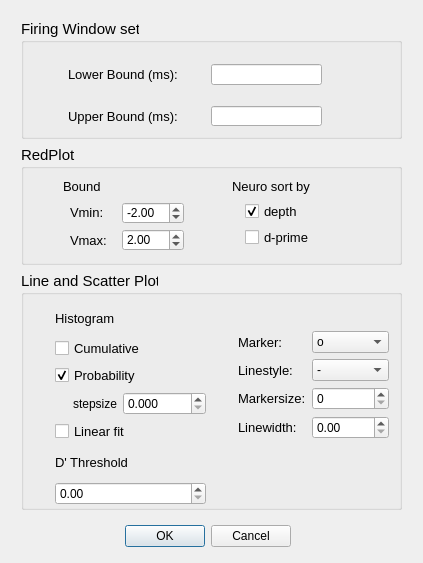
<?xml version="1.0" encoding="UTF-8"?>
<ui version="4.0">
 <class>Dialog</class>
 <widget class="QDialog" name="Dialog">
  <property name="geometry">
   <rect>
    <x>0</x>
    <y>0</y>
    <width>423</width>
    <height>563</height>
   </rect>
  </property>
  <property name="windowTitle">
   <string>Set FOBSC params</string>
  </property>
  <widget class="QDialogButtonBox" name="buttonBox">
   <property name="geometry">
    <rect>
     <x>120</x>
     <y>520</y>
     <width>171</width>
     <height>32</height>
    </rect>
   </property>
   <property name="orientation">
    <enum>Qt::Horizontal</enum>
   </property>
   <property name="standardButtons">
    <set>QDialogButtonBox::Cancel|QDialogButtonBox::Ok</set>
   </property>
  </widget>
  <widget class="QWidget" name="verticalLayoutWidget">
   <property name="geometry">
    <rect>
     <x>21</x>
     <y>19</y>
     <width>381</width>
     <height>491</height>
    </rect>
   </property>
   <layout class="QVBoxLayout" name="verticalLayout" stretch="1,1,2">
    <item>
     <widget class="QGroupBox" name="groupBox">
      <property name="font">
       <font>
        <family>Microsoft YaHei UI</family>
        <pointsize>11</pointsize>
        <weight>50</weight>
        <bold>false</bold>
       </font>
      </property>
      <property name="title">
       <string>Firing Window set</string>
      </property>
      <widget class="QLabel" name="label">
       <property name="geometry">
        <rect>
         <x>47</x>
         <y>45</y>
         <width>141</width>
         <height>20</height>
        </rect>
       </property>
       <property name="font">
        <font>
         <pointsize>10</pointsize>
        </font>
       </property>
       <property name="text">
        <string>Lower Bound (ms):</string>
       </property>
      </widget>
      <widget class="QLineEdit" name="lower_bound_edit">
       <property name="geometry">
        <rect>
         <x>190</x>
         <y>45</y>
         <width>111</width>
         <height>21</height>
        </rect>
       </property>
      </widget>
      <widget class="QLabel" name="label_2">
       <property name="geometry">
        <rect>
         <x>47</x>
         <y>87</y>
         <width>141</width>
         <height>20</height>
        </rect>
       </property>
       <property name="font">
        <font>
         <pointsize>10</pointsize>
        </font>
       </property>
       <property name="text">
        <string>Upper Bound (ms):</string>
       </property>
      </widget>
      <widget class="QLineEdit" name="upper_bound_edit">
       <property name="geometry">
        <rect>
         <x>190</x>
         <y>87</y>
         <width>111</width>
         <height>20</height>
        </rect>
       </property>
      </widget>
     </widget>
    </item>
    <item>
     <widget class="QGroupBox" name="groupBox_2">
      <property name="font">
       <font>
        <family>Microsoft YaHei UI</family>
        <pointsize>11</pointsize>
       </font>
      </property>
      <property name="title">
       <string>RedPlot</string>
      </property>
      <widget class="QLabel" name="label_3">
       <property name="geometry">
        <rect>
         <x>49</x>
         <y>61</y>
         <width>54</width>
         <height>12</height>
        </rect>
       </property>
       <property name="font">
        <font>
         <pointsize>10</pointsize>
        </font>
       </property>
       <property name="text">
        <string>Vmin:</string>
       </property>
      </widget>
      <widget class="QLabel" name="label_4">
       <property name="geometry">
        <rect>
         <x>49</x>
         <y>89</y>
         <width>54</width>
         <height>12</height>
        </rect>
       </property>
       <property name="font">
        <font>
         <pointsize>10</pointsize>
        </font>
       </property>
       <property name="text">
        <string>Vmax:</string>
       </property>
      </widget>
      <widget class="QLabel" name="label_5">
       <property name="geometry">
        <rect>
         <x>211</x>
         <y>31</y>
         <width>101</width>
         <height>21</height>
        </rect>
       </property>
       <property name="font">
        <font>
         <pointsize>10</pointsize>
        </font>
       </property>
       <property name="text">
        <string>Neuro sort by</string>
       </property>
      </widget>
      <widget class="QLabel" name="label_6">
       <property name="geometry">
        <rect>
         <x>42</x>
         <y>33</y>
         <width>51</width>
         <height>16</height>
        </rect>
       </property>
       <property name="font">
        <font>
         <pointsize>10</pointsize>
        </font>
       </property>
       <property name="text">
        <string>Bound</string>
       </property>
      </widget>
      <widget class="QDoubleSpinBox" name="vmin_spinbox">
       <property name="geometry">
        <rect>
         <x>101</x>
         <y>57</y>
         <width>62</width>
         <height>22</height>
        </rect>
       </property>
       <property name="font">
        <font>
         <pointsize>9</pointsize>
        </font>
       </property>
       <property name="minimum">
        <double>-99999.000000000000000</double>
       </property>
       <property name="maximum">
        <double>99999.000000000000000</double>
       </property>
       <property name="singleStep">
        <double>0.500000000000000</double>
       </property>
       <property name="value">
        <double>-2.000000000000000</double>
       </property>
      </widget>
      <widget class="QDoubleSpinBox" name="vmax_spinbox">
       <property name="geometry">
        <rect>
         <x>101</x>
         <y>84</y>
         <width>62</width>
         <height>22</height>
        </rect>
       </property>
       <property name="font">
        <font>
         <pointsize>9</pointsize>
        </font>
       </property>
       <property name="minimum">
        <double>-99999.000000000000000</double>
       </property>
       <property name="maximum">
        <double>999999.000000000000000</double>
       </property>
       <property name="singleStep">
        <double>0.500000000000000</double>
       </property>
       <property name="value">
        <double>2.000000000000000</double>
       </property>
      </widget>
      <widget class="QCheckBox" name="by_depth_checkbox">
       <property name="geometry">
        <rect>
         <x>224</x>
         <y>56</y>
         <width>91</width>
         <height>21</height>
        </rect>
       </property>
       <property name="font">
        <font>
         <pointsize>10</pointsize>
        </font>
       </property>
       <property name="text">
        <string>depth</string>
       </property>
       <property name="checked">
        <bool>true</bool>
       </property>
       <property name="tristate">
        <bool>false</bool>
       </property>
      </widget>
      <widget class="QCheckBox" name="by_dprime_checkbox">
       <property name="geometry">
        <rect>
         <x>224</x>
         <y>82</y>
         <width>91</width>
         <height>21</height>
        </rect>
       </property>
       <property name="font">
        <font>
         <pointsize>10</pointsize>
        </font>
       </property>
       <property name="text">
        <string>d-prime</string>
       </property>
      </widget>
     </widget>
    </item>
    <item>
     <widget class="QGroupBox" name="groupBox_3">
      <property name="font">
       <font>
        <family>Microsoft YaHei UI</family>
        <pointsize>11</pointsize>
       </font>
      </property>
      <property name="title">
       <string>Line and Scatter Plot</string>
      </property>
      <widget class="QWidget" name="formLayoutWidget">
       <property name="geometry">
        <rect>
         <x>217</x>
         <y>60</y>
         <width>151</width>
         <height>131</height>
        </rect>
       </property>
       <layout class="QFormLayout" name="formLayout_3">
        <item row="1" column="1">
         <widget class="QComboBox" name="marker_combo">
          <property name="font">
           <font>
            <pointsize>9</pointsize>
           </font>
          </property>
          <item>
           <property name="text">
            <string>o</string>
           </property>
          </item>
          <item>
           <property name="text">
            <string>v</string>
           </property>
          </item>
          <item>
           <property name="text">
            <string>*</string>
           </property>
          </item>
          <item>
           <property name="text">
            <string>s</string>
           </property>
          </item>
          <item>
           <property name="text">
            <string>h</string>
           </property>
          </item>
          <item>
           <property name="text">
            <string>H</string>
           </property>
          </item>
          <item>
           <property name="text">
            <string>D</string>
           </property>
          </item>
          <item>
           <property name="text">
            <string>d</string>
           </property>
          </item>
         </widget>
        </item>
        <item row="2" column="1">
         <widget class="QComboBox" name="linestyle_combo">
          <property name="font">
           <font>
            <pointsize>9</pointsize>
           </font>
          </property>
          <item>
           <property name="text">
            <string>-</string>
           </property>
          </item>
          <item>
           <property name="text">
            <string>--</string>
           </property>
          </item>
          <item>
           <property name="text">
            <string>-.</string>
           </property>
          </item>
          <item>
           <property name="text">
            <string>:</string>
           </property>
          </item>
         </widget>
        </item>
        <item row="3" column="1">
         <widget class="QSpinBox" name="spinBox_markersize">
          <property name="font">
           <font>
            <pointsize>9</pointsize>
           </font>
          </property>
         </widget>
        </item>
        <item row="4" column="0">
         <widget class="QLabel" name="label_8">
          <property name="font">
           <font>
            <pointsize>10</pointsize>
           </font>
          </property>
          <property name="text">
           <string>Linewidth:</string>
          </property>
         </widget>
        </item>
        <item row="4" column="1">
         <widget class="QDoubleSpinBox" name="linewidth_spinbox">
          <property name="font">
           <font>
            <pointsize>9</pointsize>
           </font>
          </property>
         </widget>
        </item>
        <item row="1" column="0">
         <widget class="QLabel" name="label_10">
          <property name="font">
           <font>
            <pointsize>10</pointsize>
           </font>
          </property>
          <property name="text">
           <string>Marker:</string>
          </property>
         </widget>
        </item>
        <item row="2" column="0">
         <widget class="QLabel" name="label_7">
          <property name="font">
           <font>
            <pointsize>10</pointsize>
           </font>
          </property>
          <property name="text">
           <string>Linestyle:</string>
          </property>
         </widget>
        </item>
        <item row="3" column="0">
         <widget class="QLabel" name="label_9">
          <property name="font">
           <font>
            <pointsize>10</pointsize>
           </font>
          </property>
          <property name="text">
           <string>Markersize:</string>
          </property>
         </widget>
        </item>
       </layout>
      </widget>
      <widget class="QWidget" name="verticalLayoutWidget_2">
       <property name="geometry">
        <rect>
         <x>34</x>
         <y>33</y>
         <width>151</width>
         <height>201</height>
        </rect>
       </property>
       <layout class="QVBoxLayout" name="verticalLayout_2">
        <item>
         <widget class="QLabel" name="label_12">
          <property name="font">
           <font>
            <pointsize>10</pointsize>
           </font>
          </property>
          <property name="text">
           <string>Histogram</string>
          </property>
         </widget>
        </item>
        <item>
         <widget class="QCheckBox" name="cum_checkbox">
          <property name="font">
           <font>
            <pointsize>10</pointsize>
           </font>
          </property>
          <property name="text">
           <string>Cumulative</string>
          </property>
         </widget>
        </item>
        <item>
         <widget class="QCheckBox" name="prb_checkbox">
          <property name="font">
           <font>
            <pointsize>10</pointsize>
           </font>
          </property>
          <property name="text">
           <string>Probability</string>
          </property>
          <property name="checked">
           <bool>true</bool>
          </property>
         </widget>
        </item>
        <item>
         <layout class="QHBoxLayout" name="horizontalLayout" stretch="1,3,7">
          <item>
           <widget class="QLabel" name="label_14">
            <property name="text">
             <string> </string>
            </property>
           </widget>
          </item>
          <item>
           <widget class="QLabel" name="label_13">
            <property name="font">
             <font>
              <pointsize>9</pointsize>
             </font>
            </property>
            <property name="text">
             <string>stepsize</string>
            </property>
           </widget>
          </item>
          <item>
           <widget class="QDoubleSpinBox" name="stepsize_spinbox">
            <property name="font">
             <font>
              <pointsize>9</pointsize>
             </font>
            </property>
            <property name="decimals">
             <number>3</number>
            </property>
            <property name="singleStep">
             <double>0.010000000000000</double>
            </property>
           </widget>
          </item>
         </layout>
        </item>
        <item>
         <widget class="QCheckBox" name="checkBox_linfit">
          <property name="font">
           <font>
            <pointsize>10</pointsize>
           </font>
          </property>
          <property name="text">
           <string>Linear fit</string>
          </property>
         </widget>
        </item>
        <item>
         <widget class="QLabel" name="label_11">
          <property name="font">
           <font>
            <pointsize>10</pointsize>
           </font>
          </property>
          <property name="text">
           <string>D' Threshold</string>
          </property>
         </widget>
        </item>
        <item>
         <widget class="QDoubleSpinBox" name="linethreshold_spinbox">
          <property name="font">
           <font>
            <pointsize>9</pointsize>
           </font>
          </property>
         </widget>
        </item>
       </layout>
      </widget>
     </widget>
    </item>
   </layout>
  </widget>
  <widget class="Line" name="line">
   <property name="geometry">
    <rect>
     <x>30</x>
     <y>560</y>
     <width>371</width>
     <height>16</height>
    </rect>
   </property>
   <property name="orientation">
    <enum>Qt::Horizontal</enum>
   </property>
  </widget>
 </widget>
 <resources/>
 <connections>
  <connection>
   <sender>buttonBox</sender>
   <signal>accepted()</signal>
   <receiver>Dialog</receiver>
   <slot>accept()</slot>
   <hints>
    <hint type="sourcelabel">
     <x>248</x>
     <y>254</y>
    </hint>
    <hint type="destinationlabel">
     <x>157</x>
     <y>274</y>
    </hint>
   </hints>
  </connection>
  <connection>
   <sender>buttonBox</sender>
   <signal>rejected()</signal>
   <receiver>Dialog</receiver>
   <slot>reject()</slot>
   <hints>
    <hint type="sourcelabel">
     <x>316</x>
     <y>260</y>
    </hint>
    <hint type="destinationlabel">
     <x>286</x>
     <y>274</y>
    </hint>
   </hints>
  </connection>
 </connections>
</ui>
